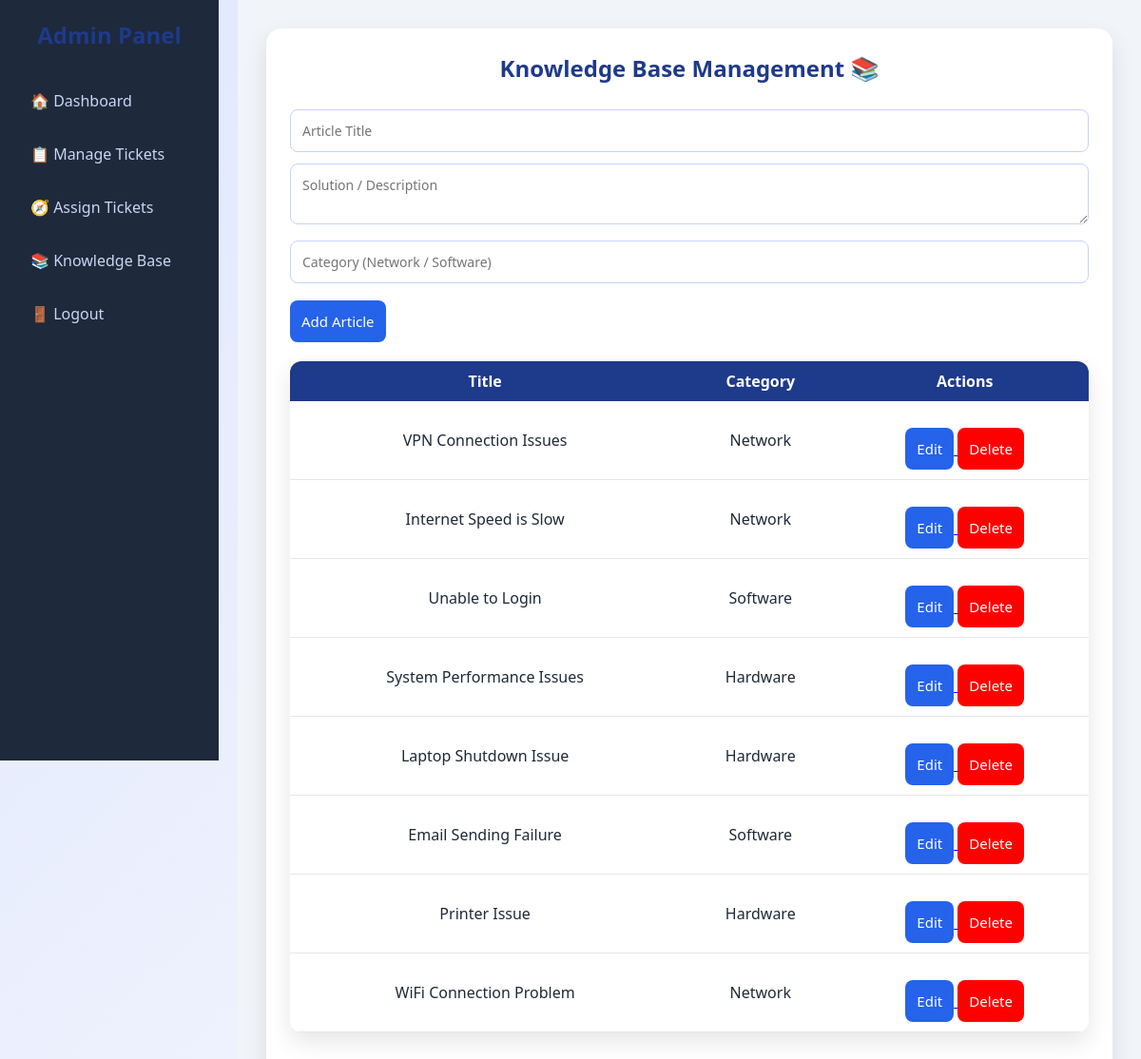
The page /admin-knowledge-base (signed in) on the database its author committed.
### app.py (models this page shows)
class Article(db.Model):
    id = db.Column(db.Integer, primary_key=True)
    title = db.Column(db.String(200))
    content = db.Column(db.Text)
    category = db.Column(db.String(100))

### app.py (the view, shortened to what this page needs)
@app.route('/admin-knowledge-base', methods=['GET', 'POST'])
def admin_kb():
    if "user" not in session or session.get("role") != "admin":
        return redirect('/')
    articles = Article.query.all()
    return render_template("knowledge_base.html", articles=articles)

### templates/knowledge_base.html
{% extends "admin_base.html" %}
{% block content %}
<div class="panel">
    <h2>Knowledge Base Management 📚</h2>
    <form method="POST" style="margin-bottom:20px;">
        <input type="text" name="title" placeholder="Article Title" required>
        <textarea name="content" placeholder="Solution / Description" required></textarea>
        <input type="text" name="category" placeholder="Category (Network / Software)" required>
        <button type="submit">Add Article</button>
    </form>
    {% if articles %}
    <table>
        <tr>
            <th>Title</th>
            <th>Category</th>
            <th>Actions</th>
        </tr>
        {% for a in articles %}
        <tr>
            <td>{{ a.title }}</td>
            <td>{{ a.category }}</td>
            <td>
                <a href="/edit-article/{{ a.id }}">
                    <button>Edit</button>
                </a>
                <a href="/delete-article/{{ a.id }}">
                    <button style="background:red;">Delete</button>
                </a>
            </td>
        </tr>
        {% endfor %}
    </table>
    {% else %}
        <p>No articles yet.</p>
    {% endif %}
</div>
{% endblock %}

### static/style.css (style rules this page uses)
* { margin: 0; padding: 0; box-sizing: border-box; font-family: "Segoe UI", Arial, sans-serif; }
body { min-height: 100vh; background: linear-gradient(135deg, #e0e7ff, #f8fafc); color: #1f2937; }
h2, h3 { text-align: center; margin-bottom: 15px; color: #1e3a8a; }
input, textarea, select { width: 100%; padding: 12px; margin-top: 12px; border-radius: 8px; border: 1px solid #c7d2fe; font-size: 14px; }
button { padding: 12px; margin-top: 18px; background: #2563eb; color: white; border: none; border-radius: 8px; font-size: 15px; cursor: pointer; }
form button { width: auto; }
table { width: 90%; margin: 50px auto; border-collapse: collapse; background: white; border-radius: 12px; overflow: hidden; box-shadow: 0 10px 25px rgba(0, 0, 0, 0.1); }
th { background: #1e3a8a; color: white; padding: 14px; }
td { padding: 12px; text-align: center; border-bottom: 1px solid #e5e7eb; }
.panel { background: white; padding: 25px; border-radius: 16px; box-shadow: 0 10px 25px rgba(0,0,0,0.1); }
.panel table { width: 100%; margin-top: 15px; border-collapse: collapse; }
.panel th { background: #1e3a8a; color: white; padding: 10px; }
.panel td { padding: 10px; border-bottom: 1px solid #e5e7eb; }

### rows shown on the page
Article: title "VPN Connection Issues", category "Network"
Article: title "Internet Speed is Slow", category "Network"
Article: title "Unable to Login", category "Software"
Article: title "System Performance Issues", category "Hardware"
Article: title "Laptop Shutdown Issue", category "Hardware"
Article: title "Email Sending Failure", category "Software"
Article: title "Printer Issue", category "Hardware"
Article: title "WiFi Connection Problem", category "Network"
